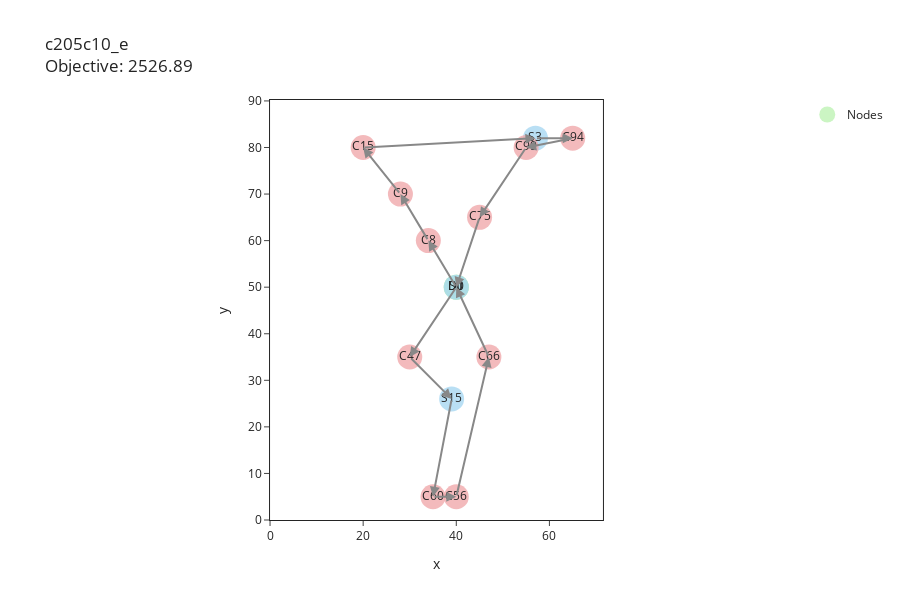

Notebook source saved alongside this figure:
### Code cell
plot_interactive_graph(m.data['V'], e=e_flat, obj=m.instance.obj(), instance_name=m.instance_name)

### Figure 1 — Plotly figure (JSON) as saved in the notebook; plotly's stock layout.template omitted (floating-point values rounded to 4 significant figures)
{"data": [{"customdata": [[["d"]], [["d"]], [["s"]], [["s"]], [["s"]], [["m"]], [["m"]], [["m"]], [["m"]], [["m"]], [["m"]], [["m"]], [["m"]], [["m"]], [["m"]]], "hoverinfo": "none", "hovertemplate": "<b>%{text}</b>: %{customdata[0]}<br>X: %{x}<br>Y: %{y}", "marker": {"color": ["rgba(191, 243, 180, 0.8)", "rgba(191, 243, 180, 0.8)", "rgba(167, 215, 241, 0.8)", "rgba(167, 215, 241, 0.8)", "rgba(167, 215, 241, 0.8)", "rgba(240, 169, 171, 0.8)", "rgba(240, 169, 171, 0.8)", "rgba(240, 169, 171, 0.8)", "rgba(240, 169, 171, 0.8)", "rgba(240, 169, 171, 0.8)", "rgba(240, 169, 171, 0.8)", "rgba(240, 169, 171, 0.8)", "rgba(240, 169, 171, 0.8)", "rgba(240, 169, 171, 0.8)", "rgba(240, 169, 171, 0.8)"], "size": 25}, "mode": "markers+text", "name": "Nodes", "showlegend": true, "text": ["D0", "D1", "S0", "S3", "S15", "C8", "C9", "C47", "C60", "C94", "C75", "C66", "C99", "C56", "C15"], "type": "scatter", "x": [40, 40, 40, 57, 39, 34, 28, 30, 35, 65, 45, 47, 55, 40, 20], "y": [50, 50, 50, 82, 26, 60, 70, 35, 5, 82, 65, 35, 80, 5, 80]}], "layout": {"annotations": [{"arrowcolor": "#888", "arrowhead": 2, "arrowsize": 1, "arrowwidth": 2, "ax": 40, "axref": "x", "ay": 50, "ayref": "y", "showarrow": true, "text": "", "x": 40, "xref": "x", "y": 50, "yref": "y"}, {"arrowcolor": "#888", "arrowhead": 2, "arrowsize": 1, "arrowwidth": 2, "ax": 47, "axref": "x", "ay": 35, "ayref": "y", "showarrow": true, "text": "", "x": 40, "xref": "x", "y": 50, "yref": "y"}, {"arrowcolor": "#888", "arrowhead": 2, "arrowsize": 1, "arrowwidth": 2, "ax": 45, "axref": "x", "ay": 65, "ayref": "y", "showarrow": true, "text": "", "x": 40, "xref": "x", "y": 50, "yref": "y"}, {"arrowcolor": "#888", "arrowhead": 2, "arrowsize": 1, "arrowwidth": 2, "ax": 40, "axref": "x", "ay": 50, "ayref": "y", "showarrow": true, "text": "", "x": 40, "xref": "x", "y": 50, "yref": "y"}, {"arrowcolor": "#888", "arrowhead": 2, "arrowsize": 1, "arrowwidth": 2, "ax": 20, "axref": "x", "ay": 80, "ayref": "y", "showarrow": true, "text": "", "x": 57, "xref": "x", "y": 82, "yref": "y"}, {"arrowcolor": "#888", "arrowhead": 2, "arrowsize": 1, "arrowwidth": 2, "ax": 30, "axref": "x", "ay": 35, "ayref": "y", "showarrow": true, "text": "", "x": 39, "xref": "x", "y": 26, "yref": "y"}, {"arrowcolor": "#888", "arrowhead": 2, "arrowsize": 1, "arrowwidth": 2, "ax": 40, "axref": "x", "ay": 50, "ayref": "y", "showarrow": true, "text": "", "x": 34, "xref": "x", "y": 60, "yref": "y"}, {"arrowcolor": "#888", "arrowhead": 2, "arrowsize": 1, "arrowwidth": 2, "ax": 34, "axref": "x", "ay": 60, "ayref": "y", "showarrow": true, "text": "", "x": 28, "xref": "x", "y": 70, "yref": "y"}, {"arrowcolor": "#888", "arrowhead": 2, "arrowsize": 1, "arrowwidth": 2, "ax": 40, "axref": "x", "ay": 50, "ayref": "y", "showarrow": true, "text": "", "x": 30, "xref": "x", "y": 35, "yref": "y"}, {"arrowcolor": "#888", "arrowhead": 2, "arrowsize": 1, "arrowwidth": 2, "ax": 39, "axref": "x", "ay": 26, "ayref": "y", "showarrow": true, "text": "", "x": 35, "xref": "x", "y": 5, "yref": "y"}, {"arrowcolor": "#888", "arrowhead": 2, "arrowsize": 1, "arrowwidth": 2, "ax": 57, "axref": "x", "ay": 82, "ayref": "y", "showarrow": true, "text": "", "x": 65, "xref": "x", "y": 82, "yref": "y"}, {"arrowcolor": "#888", "arrowhead": 2, "arrowsize": 1, "arrowwidth": 2, "ax": 55, "axref": "x", "ay": 80, "ayref": "y", "showarrow": true, "text": "", "x": 45, "xref": "x", "y": 65, "yref": "y"}, {"arrowcolor": "#888", "arrowhead": 2, "arrowsize": 1, "arrowwidth": 2, "ax": 40, "axref": "x", "ay": 5, "ayref": "y", "showarrow": true, "text": "", "x": 47, "xref": "x", "y": 35, "yref": "y"}, {"arrowcolor": "#888", "arrowhead": 2, "arrowsize": 1, "arrowwidth": 2, "ax": 65, "axref": "x", "ay": 82, "ayref": "y", "showarrow": true, "text": "", "x": 55, "xref": "x", "y": 80, "yref": "y"}, {"arrowcolor": "#888", "arrowhead": 2, "arrowsize": 1, "arrowwidth": 2, "ax": 35, "axref": "x", "ay": 5, "ayref": "y", "showarrow": true, "text": "", "x": 40, "xref": "x", "y": 5, "yref": "y"}, {"arrowcolor": "#888", "arrowhead": 2, "arrowsize": 1, "arrowwidth": 2, "ax": 28, "axref": "x", "ay": 70, "ayref": "y", "showarrow": true, "text": "", "x": 20, "xref": "x", "y": 80, "yref": "y"}], "height": 600, "showlegend": true, "title": {"text": "c205c10_e<br>Objective: 2526.89"}, "xaxis": {"anchor": "y", "constrain": "domain", "domain": [0, 1], "mirror": true, "range": [0, 71.5], "showline": true, "ticks": "outside", "title": {"text": "x"}}, "yaxis": {"anchor": "x", "domain": [0, 1], "mirror": true, "range": [0, 90.2], "scaleanchor": "x", "scaleratio": 1, "showline": true, "ticks": "outside", "title": {"text": "y"}}}}
